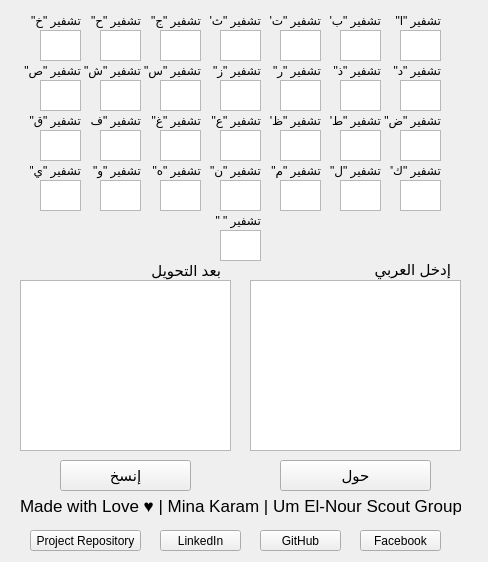
<?xml version="1.0" encoding="UTF-8"?>
<ui version="4.0">
 <class>HareetTashfer</class>
 <widget class="QMainWindow" name="HareetTashfer">
  <property name="enabled">
   <bool>true</bool>
  </property>
  <property name="geometry">
   <rect>
    <x>0</x>
    <y>0</y>
    <width>488</width>
    <height>562</height>
   </rect>
  </property>
  <property name="windowTitle">
   <string>حريت تشفير - أداه لتحويل العربي الي شفرة</string>
  </property>
  <property name="windowIcon">
   <iconset>
    <normaloff>images/HareetTashferIcon.png</normaloff>images/HareetTashferIcon.png</iconset>
  </property>
  <property name="layoutDirection">
   <enum>Qt::RightToLeft</enum>
  </property>
  <property name="autoFillBackground">
   <bool>true</bool>
  </property>
  <property name="tabShape">
   <enum>QTabWidget::Rounded</enum>
  </property>
  <widget class="QWidget" name="centralwidget">
   <widget class="QPushButton" name="copyButton">
    <property name="geometry">
     <rect>
      <x>60</x>
      <y>460</y>
      <width>131</width>
      <height>31</height>
     </rect>
    </property>
    <property name="font">
     <font>
      <pointsize>11</pointsize>
     </font>
    </property>
    <property name="autoFillBackground">
     <bool>false</bool>
    </property>
    <property name="text">
     <string>إنسخ</string>
    </property>
   </widget>
   <widget class="QPushButton" name="convertButton">
    <property name="geometry">
     <rect>
      <x>280</x>
      <y>460</y>
      <width>151</width>
      <height>31</height>
     </rect>
    </property>
    <property name="font">
     <font>
      <pointsize>11</pointsize>
     </font>
    </property>
    <property name="text">
     <string>حول</string>
    </property>
   </widget>
   <widget class="QTextEdit" name="T_7">
    <property name="geometry">
     <rect>
      <x>40</x>
      <y>30</y>
      <width>41</width>
      <height>31</height>
     </rect>
    </property>
   </widget>
   <widget class="QTextEdit" name="T_29">
    <property name="geometry">
     <rect>
      <x>20</x>
      <y>280</y>
      <width>211</width>
      <height>171</height>
     </rect>
    </property>
   </widget>
   <widget class="QTextEdit" name="T_30">
    <property name="geometry">
     <rect>
      <x>250</x>
      <y>280</y>
      <width>211</width>
      <height>171</height>
     </rect>
    </property>
   </widget>
   <widget class="QLabel" name="L_7">
    <property name="geometry">
     <rect>
      <x>30</x>
      <y>10</y>
      <width>51</width>
      <height>20</height>
     </rect>
    </property>
    <property name="text">
     <string>تشفير &quot;خ&quot;</string>
    </property>
   </widget>
   <widget class="QLabel" name="L_6">
    <property name="geometry">
     <rect>
      <x>90</x>
      <y>10</y>
      <width>51</width>
      <height>20</height>
     </rect>
    </property>
    <property name="text">
     <string>تشفير &quot;ح&quot;</string>
    </property>
   </widget>
   <widget class="QLabel" name="L_4">
    <property name="geometry">
     <rect>
      <x>210</x>
      <y>10</y>
      <width>51</width>
      <height>20</height>
     </rect>
    </property>
    <property name="text">
     <string>تشفير &quot;ث&quot;</string>
    </property>
   </widget>
   <widget class="QLabel" name="L_5">
    <property name="geometry">
     <rect>
      <x>150</x>
      <y>10</y>
      <width>51</width>
      <height>20</height>
     </rect>
    </property>
    <property name="text">
     <string>تشفير &quot;ج&quot;</string>
    </property>
   </widget>
   <widget class="QLabel" name="L_1">
    <property name="geometry">
     <rect>
      <x>390</x>
      <y>10</y>
      <width>51</width>
      <height>20</height>
     </rect>
    </property>
    <property name="text">
     <string>تشفير &quot;ا&quot;</string>
    </property>
   </widget>
   <widget class="QLabel" name="L_3">
    <property name="geometry">
     <rect>
      <x>270</x>
      <y>10</y>
      <width>51</width>
      <height>20</height>
     </rect>
    </property>
    <property name="text">
     <string>تشفير &quot;ت&quot;</string>
    </property>
   </widget>
   <widget class="QLabel" name="L_2">
    <property name="geometry">
     <rect>
      <x>330</x>
      <y>10</y>
      <width>51</width>
      <height>20</height>
     </rect>
    </property>
    <property name="text">
     <string>تشفير &quot;ب&quot;</string>
    </property>
   </widget>
   <widget class="QTextEdit" name="T_6">
    <property name="geometry">
     <rect>
      <x>100</x>
      <y>30</y>
      <width>41</width>
      <height>31</height>
     </rect>
    </property>
   </widget>
   <widget class="QTextEdit" name="T_5">
    <property name="geometry">
     <rect>
      <x>160</x>
      <y>30</y>
      <width>41</width>
      <height>31</height>
     </rect>
    </property>
   </widget>
   <widget class="QTextEdit" name="T_4">
    <property name="geometry">
     <rect>
      <x>220</x>
      <y>30</y>
      <width>41</width>
      <height>31</height>
     </rect>
    </property>
   </widget>
   <widget class="QTextEdit" name="T_3">
    <property name="geometry">
     <rect>
      <x>280</x>
      <y>30</y>
      <width>41</width>
      <height>31</height>
     </rect>
    </property>
   </widget>
   <widget class="QTextEdit" name="T_2">
    <property name="geometry">
     <rect>
      <x>340</x>
      <y>30</y>
      <width>41</width>
      <height>31</height>
     </rect>
    </property>
   </widget>
   <widget class="QTextEdit" name="T_1">
    <property name="geometry">
     <rect>
      <x>400</x>
      <y>30</y>
      <width>41</width>
      <height>31</height>
     </rect>
    </property>
   </widget>
   <widget class="QLabel" name="L_8">
    <property name="geometry">
     <rect>
      <x>390</x>
      <y>60</y>
      <width>51</width>
      <height>20</height>
     </rect>
    </property>
    <property name="text">
     <string>تشفير &quot;د&quot;</string>
    </property>
   </widget>
   <widget class="QTextEdit" name="T_14">
    <property name="geometry">
     <rect>
      <x>40</x>
      <y>80</y>
      <width>41</width>
      <height>31</height>
     </rect>
    </property>
   </widget>
   <widget class="QTextEdit" name="T_11">
    <property name="geometry">
     <rect>
      <x>220</x>
      <y>80</y>
      <width>41</width>
      <height>31</height>
     </rect>
    </property>
   </widget>
   <widget class="QTextEdit" name="T_10">
    <property name="geometry">
     <rect>
      <x>280</x>
      <y>80</y>
      <width>41</width>
      <height>31</height>
     </rect>
    </property>
   </widget>
   <widget class="QLabel" name="L_11">
    <property name="geometry">
     <rect>
      <x>210</x>
      <y>60</y>
      <width>51</width>
      <height>20</height>
     </rect>
    </property>
    <property name="text">
     <string>تشفير &quot;ز&quot;</string>
    </property>
   </widget>
   <widget class="QLabel" name="L_13">
    <property name="geometry">
     <rect>
      <x>80</x>
      <y>60</y>
      <width>61</width>
      <height>20</height>
     </rect>
    </property>
    <property name="text">
     <string>تشفير &quot;ش&quot;</string>
    </property>
   </widget>
   <widget class="QLabel" name="L_12">
    <property name="geometry">
     <rect>
      <x>140</x>
      <y>60</y>
      <width>61</width>
      <height>20</height>
     </rect>
    </property>
    <property name="text">
     <string>تشفير &quot;س&quot;</string>
    </property>
   </widget>
   <widget class="QLabel" name="L_10">
    <property name="geometry">
     <rect>
      <x>270</x>
      <y>60</y>
      <width>51</width>
      <height>20</height>
     </rect>
    </property>
    <property name="text">
     <string>تشفير &quot;ر&quot;</string>
    </property>
   </widget>
   <widget class="QLabel" name="L_9">
    <property name="geometry">
     <rect>
      <x>330</x>
      <y>60</y>
      <width>51</width>
      <height>20</height>
     </rect>
    </property>
    <property name="text">
     <string>تشفير &quot;ذ&quot;</string>
    </property>
   </widget>
   <widget class="QTextEdit" name="T_8">
    <property name="geometry">
     <rect>
      <x>400</x>
      <y>80</y>
      <width>41</width>
      <height>31</height>
     </rect>
    </property>
   </widget>
   <widget class="QTextEdit" name="T_12">
    <property name="geometry">
     <rect>
      <x>160</x>
      <y>80</y>
      <width>41</width>
      <height>31</height>
     </rect>
    </property>
   </widget>
   <widget class="QLabel" name="L_14">
    <property name="geometry">
     <rect>
      <x>20</x>
      <y>60</y>
      <width>61</width>
      <height>20</height>
     </rect>
    </property>
    <property name="text">
     <string>تشفير &quot;ص&quot;</string>
    </property>
   </widget>
   <widget class="QTextEdit" name="T_9">
    <property name="geometry">
     <rect>
      <x>340</x>
      <y>80</y>
      <width>41</width>
      <height>31</height>
     </rect>
    </property>
   </widget>
   <widget class="QTextEdit" name="T_13">
    <property name="geometry">
     <rect>
      <x>100</x>
      <y>80</y>
      <width>41</width>
      <height>31</height>
     </rect>
    </property>
   </widget>
   <widget class="QTextEdit" name="T_18">
    <property name="geometry">
     <rect>
      <x>220</x>
      <y>130</y>
      <width>41</width>
      <height>31</height>
     </rect>
    </property>
   </widget>
   <widget class="QTextEdit" name="T_15">
    <property name="geometry">
     <rect>
      <x>400</x>
      <y>130</y>
      <width>41</width>
      <height>31</height>
     </rect>
    </property>
   </widget>
   <widget class="QTextEdit" name="T_19">
    <property name="geometry">
     <rect>
      <x>160</x>
      <y>130</y>
      <width>41</width>
      <height>31</height>
     </rect>
    </property>
   </widget>
   <widget class="QTextEdit" name="T_21">
    <property name="geometry">
     <rect>
      <x>40</x>
      <y>130</y>
      <width>41</width>
      <height>31</height>
     </rect>
    </property>
   </widget>
   <widget class="QLabel" name="L_19">
    <property name="geometry">
     <rect>
      <x>150</x>
      <y>110</y>
      <width>51</width>
      <height>20</height>
     </rect>
    </property>
    <property name="text">
     <string>تشفير &quot;غ&quot;</string>
    </property>
   </widget>
   <widget class="QTextEdit" name="T_16">
    <property name="geometry">
     <rect>
      <x>340</x>
      <y>130</y>
      <width>41</width>
      <height>31</height>
     </rect>
    </property>
   </widget>
   <widget class="QLabel" name="L_15">
    <property name="geometry">
     <rect>
      <x>380</x>
      <y>110</y>
      <width>61</width>
      <height>20</height>
     </rect>
    </property>
    <property name="text">
     <string>تشفير &quot;ض&quot;</string>
    </property>
   </widget>
   <widget class="QLabel" name="L_18">
    <property name="geometry">
     <rect>
      <x>210</x>
      <y>110</y>
      <width>51</width>
      <height>20</height>
     </rect>
    </property>
    <property name="text">
     <string>تشفير &quot;ع&quot;</string>
    </property>
   </widget>
   <widget class="QTextEdit" name="T_17">
    <property name="geometry">
     <rect>
      <x>280</x>
      <y>130</y>
      <width>41</width>
      <height>31</height>
     </rect>
    </property>
   </widget>
   <widget class="QLabel" name="L_20">
    <property name="geometry">
     <rect>
      <x>90</x>
      <y>110</y>
      <width>51</width>
      <height>20</height>
     </rect>
    </property>
    <property name="text">
     <string>تشفير &quot;ف&quot;</string>
    </property>
   </widget>
   <widget class="QLabel" name="L_21">
    <property name="geometry">
     <rect>
      <x>30</x>
      <y>110</y>
      <width>51</width>
      <height>20</height>
     </rect>
    </property>
    <property name="text">
     <string>تشفير &quot;ق&quot;</string>
    </property>
   </widget>
   <widget class="QTextEdit" name="T_20">
    <property name="geometry">
     <rect>
      <x>100</x>
      <y>130</y>
      <width>41</width>
      <height>31</height>
     </rect>
    </property>
   </widget>
   <widget class="QLabel" name="L_17">
    <property name="geometry">
     <rect>
      <x>270</x>
      <y>110</y>
      <width>51</width>
      <height>20</height>
     </rect>
    </property>
    <property name="text">
     <string>تشفير &quot;ظ&quot;</string>
    </property>
   </widget>
   <widget class="QLabel" name="L_16">
    <property name="geometry">
     <rect>
      <x>330</x>
      <y>110</y>
      <width>51</width>
      <height>20</height>
     </rect>
    </property>
    <property name="text">
     <string>تشفير &quot;ط&quot;</string>
    </property>
   </widget>
   <widget class="QTextEdit" name="T_24">
    <property name="geometry">
     <rect>
      <x>280</x>
      <y>180</y>
      <width>41</width>
      <height>31</height>
     </rect>
    </property>
   </widget>
   <widget class="QLabel" name="L_28">
    <property name="geometry">
     <rect>
      <x>30</x>
      <y>160</y>
      <width>51</width>
      <height>20</height>
     </rect>
    </property>
    <property name="text">
     <string>تشفير &quot;ي&quot;</string>
    </property>
   </widget>
   <widget class="QLabel" name="L_27">
    <property name="geometry">
     <rect>
      <x>90</x>
      <y>160</y>
      <width>51</width>
      <height>20</height>
     </rect>
    </property>
    <property name="text">
     <string>تشفير &quot;و&quot;</string>
    </property>
   </widget>
   <widget class="QTextEdit" name="T_26">
    <property name="geometry">
     <rect>
      <x>160</x>
      <y>180</y>
      <width>41</width>
      <height>31</height>
     </rect>
    </property>
   </widget>
   <widget class="QTextEdit" name="T_25">
    <property name="geometry">
     <rect>
      <x>220</x>
      <y>180</y>
      <width>41</width>
      <height>31</height>
     </rect>
    </property>
   </widget>
   <widget class="QTextEdit" name="T_28">
    <property name="geometry">
     <rect>
      <x>40</x>
      <y>180</y>
      <width>41</width>
      <height>31</height>
     </rect>
    </property>
   </widget>
   <widget class="QLabel" name="L_25">
    <property name="geometry">
     <rect>
      <x>210</x>
      <y>160</y>
      <width>51</width>
      <height>20</height>
     </rect>
    </property>
    <property name="text">
     <string>تشفير &quot;ن&quot;</string>
    </property>
   </widget>
   <widget class="QTextEdit" name="T_27">
    <property name="geometry">
     <rect>
      <x>100</x>
      <y>180</y>
      <width>41</width>
      <height>31</height>
     </rect>
    </property>
   </widget>
   <widget class="QLabel" name="L_26">
    <property name="geometry">
     <rect>
      <x>150</x>
      <y>160</y>
      <width>51</width>
      <height>20</height>
     </rect>
    </property>
    <property name="text">
     <string>تشفير &quot;ه&quot;</string>
    </property>
   </widget>
   <widget class="QTextEdit" name="T_22">
    <property name="geometry">
     <rect>
      <x>400</x>
      <y>180</y>
      <width>41</width>
      <height>31</height>
     </rect>
    </property>
   </widget>
   <widget class="QTextEdit" name="T_23">
    <property name="geometry">
     <rect>
      <x>340</x>
      <y>180</y>
      <width>41</width>
      <height>31</height>
     </rect>
    </property>
   </widget>
   <widget class="QLabel" name="L_24">
    <property name="geometry">
     <rect>
      <x>270</x>
      <y>160</y>
      <width>51</width>
      <height>20</height>
     </rect>
    </property>
    <property name="text">
     <string>تشفير &quot;م&quot;</string>
    </property>
   </widget>
   <widget class="QLabel" name="L_22">
    <property name="geometry">
     <rect>
      <x>390</x>
      <y>160</y>
      <width>51</width>
      <height>20</height>
     </rect>
    </property>
    <property name="text">
     <string>تشفير &quot;ك&quot;</string>
    </property>
   </widget>
   <widget class="QLabel" name="L_23">
    <property name="geometry">
     <rect>
      <x>330</x>
      <y>160</y>
      <width>51</width>
      <height>20</height>
     </rect>
    </property>
    <property name="text">
     <string>تشفير &quot;ل&quot;</string>
    </property>
   </widget>
   <widget class="QTextEdit" name="T_0">
    <property name="geometry">
     <rect>
      <x>220</x>
      <y>230</y>
      <width>41</width>
      <height>31</height>
     </rect>
    </property>
   </widget>
   <widget class="QLabel" name="L_0">
    <property name="geometry">
     <rect>
      <x>210</x>
      <y>210</y>
      <width>51</width>
      <height>20</height>
     </rect>
    </property>
    <property name="text">
     <string>تشفير &quot; &quot;</string>
    </property>
   </widget>
   <widget class="QLabel" name="LT_1">
    <property name="geometry">
     <rect>
      <x>370</x>
      <y>259</y>
      <width>81</width>
      <height>21</height>
     </rect>
    </property>
    <property name="font">
     <font>
      <pointsize>11</pointsize>
     </font>
    </property>
    <property name="text">
     <string>إدخل العربي</string>
    </property>
   </widget>
   <widget class="QLabel" name="LT_2">
    <property name="geometry">
     <rect>
      <x>140</x>
      <y>260</y>
      <width>81</width>
      <height>21</height>
     </rect>
    </property>
    <property name="font">
     <font>
      <pointsize>11</pointsize>
     </font>
    </property>
    <property name="text">
     <string>بعد التحويل</string>
    </property>
   </widget>
   <widget class="QLabel" name="footerLabel">
    <property name="geometry">
     <rect>
      <x>20</x>
      <y>490</y>
      <width>441</width>
      <height>31</height>
     </rect>
    </property>
    <property name="font">
     <font>
      <pointsize>13</pointsize>
     </font>
    </property>
    <property name="text">
     <string>Made with Love ♥ | Mina Karam | Um El-Nour Scout Group</string>
    </property>
   </widget>
   <widget class="QPushButton" name="facebookButton">
    <property name="geometry">
     <rect>
      <x>360</x>
      <y>530</y>
      <width>81</width>
      <height>21</height>
     </rect>
    </property>
    <property name="autoFillBackground">
     <bool>false</bool>
    </property>
    <property name="text">
     <string>Facebook</string>
    </property>
   </widget>
   <widget class="QPushButton" name="linkedinButton">
    <property name="geometry">
     <rect>
      <x>160</x>
      <y>530</y>
      <width>81</width>
      <height>21</height>
     </rect>
    </property>
    <property name="autoFillBackground">
     <bool>false</bool>
    </property>
    <property name="text">
     <string>LinkedIn</string>
    </property>
   </widget>
   <widget class="QPushButton" name="githubButton">
    <property name="geometry">
     <rect>
      <x>260</x>
      <y>530</y>
      <width>81</width>
      <height>21</height>
     </rect>
    </property>
    <property name="autoFillBackground">
     <bool>false</bool>
    </property>
    <property name="text">
     <string>GitHub</string>
    </property>
   </widget>
   <widget class="QPushButton" name="repoButton">
    <property name="geometry">
     <rect>
      <x>30</x>
      <y>530</y>
      <width>111</width>
      <height>21</height>
     </rect>
    </property>
    <property name="autoFillBackground">
     <bool>false</bool>
    </property>
    <property name="text">
     <string>Project Repository</string>
    </property>
   </widget>
  </widget>
 </widget>
 <resources/>
 <connections/>
</ui>
